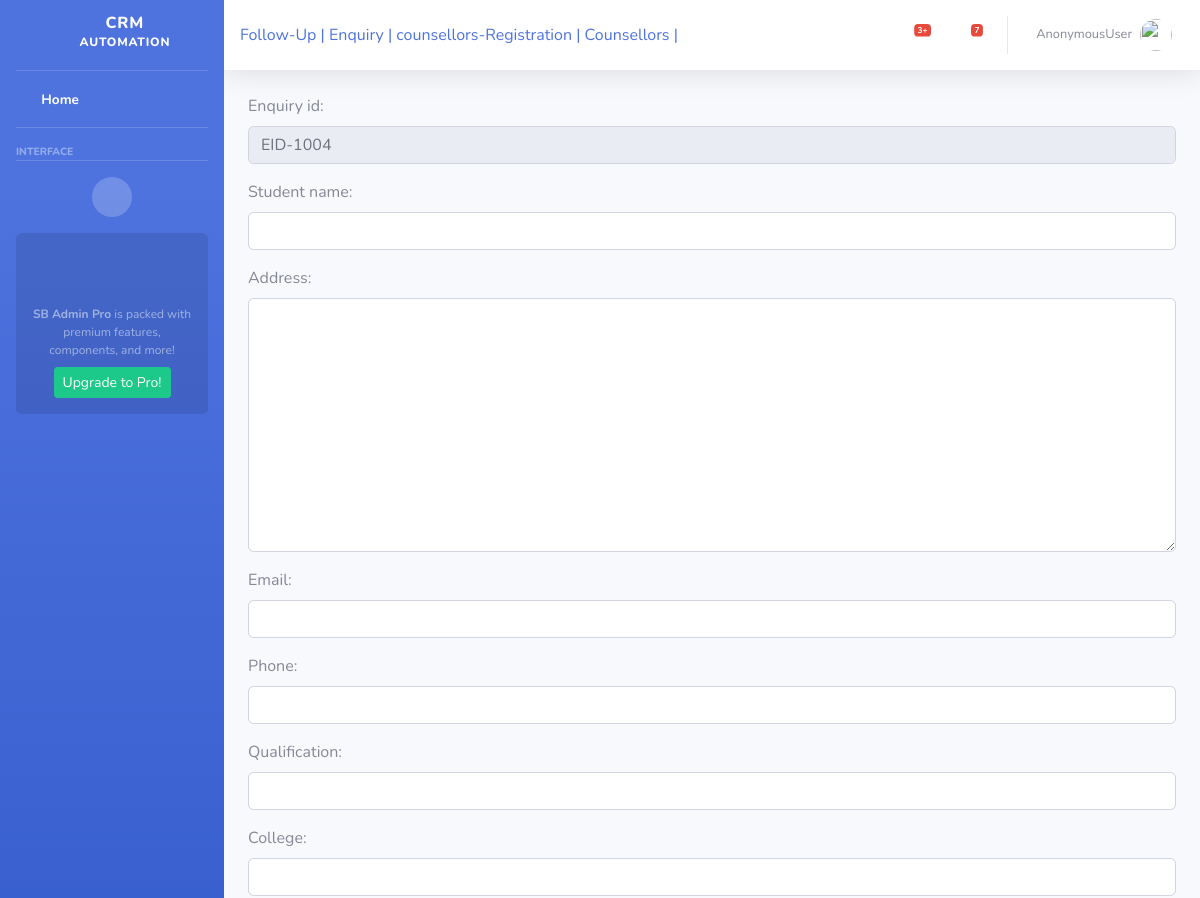
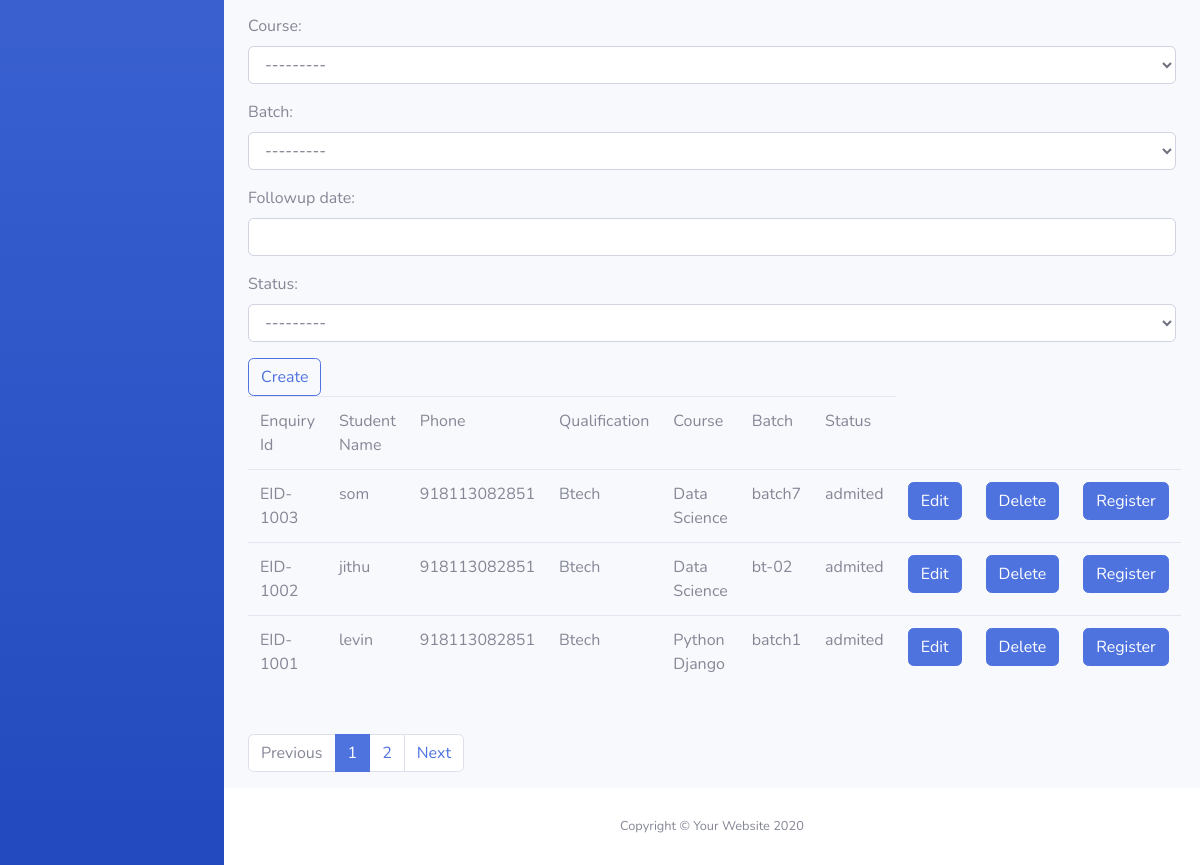
The app's page /crm/enquiry, older data (2 pictures, top to bottom).
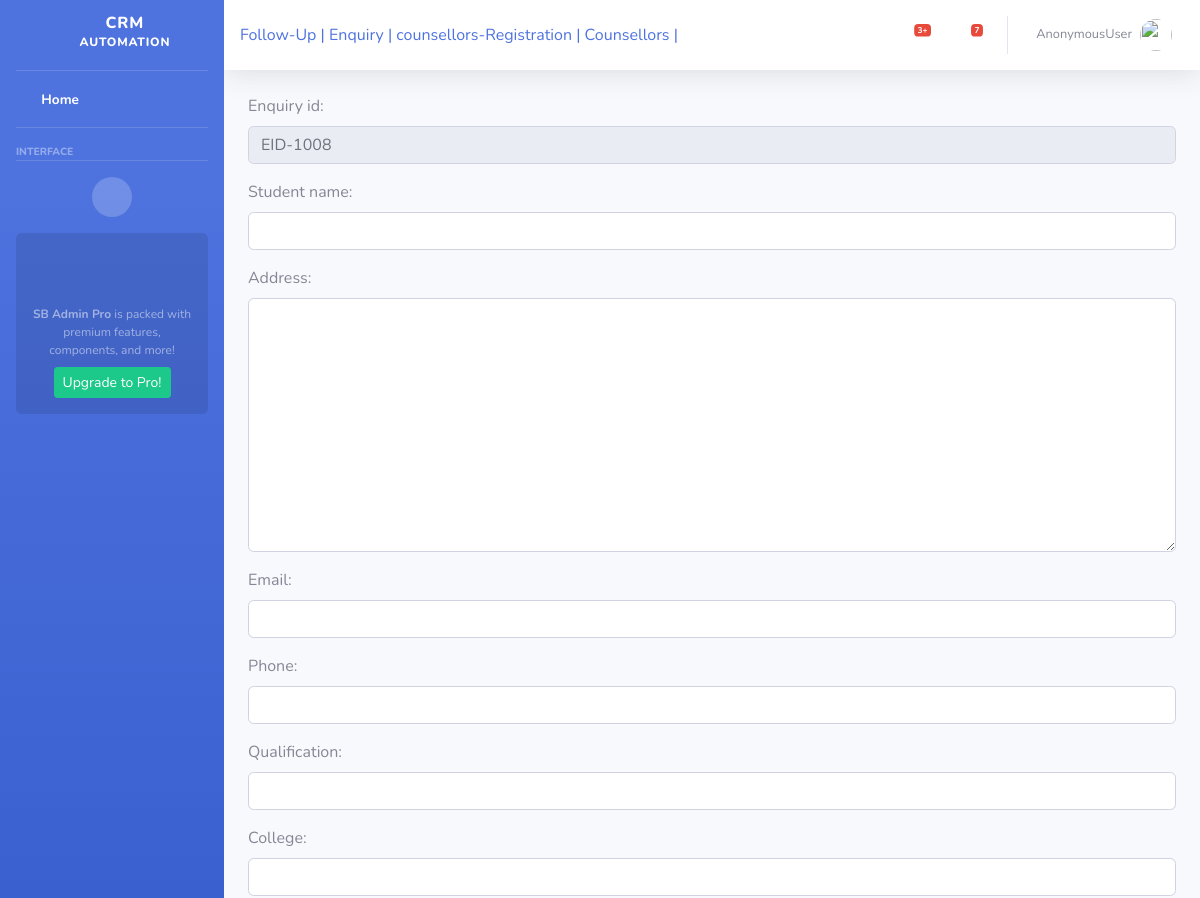
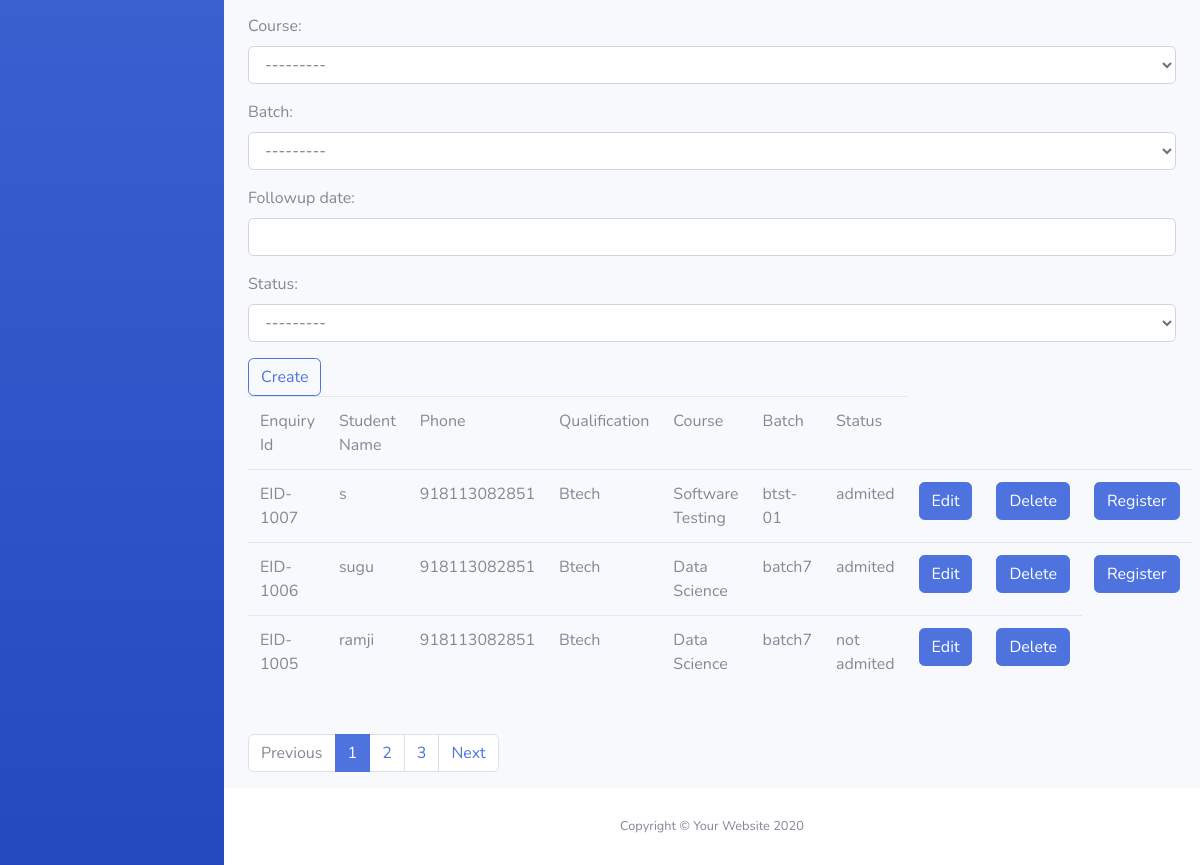
The same page, newer data (2 pictures, top to bottom).
### crmapp/models.py (models this page shows, shortened)
class Enquiry(models.Model):
    enquiry_id = models.CharField(max_length=20, unique=True)
    student_name = models.CharField(max_length=20)
    address = models.TextField()
    email = models.EmailField(max_length=50)
    phone = models.IntegerField(max_length=20)
    qualification = models.CharField(max_length=50)
    college = models.CharField(max_length=100)
    course = models.ForeignKey(Course, on_delete=models.CASCADE)
    batch = models.ForeignKey(Batch, on_delete=models.CASCADE)
    followup_date = models.DateField()
    choices = (('admited', 'admited'), ('not admited','not admited'))
    status = models.CharField(max_length=20, choices=choices)

class Course(models.Model):
    course_name = models.CharField(max_length=20, unique=True)
    course_duration = models.CharField(max_length=20)
    def __str__(self):
        return self.course_name

class Batch(models.Model):
    batch_code = models.CharField(max_length=20, unique=True)
    course_name = models.ForeignKey(Course, on_delete=models.CASCADE)
    start_date = models.DateField()
    fees = models.IntegerField()
    choices = (('yet to begin', 'yet to begin'), ('in progress', 'in progress'), ('completed', 'completed'))
    status = models.CharField(max_length=20, choices=choices)
    def __str__(self):
        return self.batch_code

### crmapp/views.py (the view, shortened to what this page needs)
# urls.py: path('enquiry', Enquiry_Creation.as_view(), name='enquiry'),
class Enquiry_Creation(TemplateView):
    model = Enquiry
    form_class = EnquiryCreateForm
    template_name = 'crmapp/cs_student_enquiry.html'
    def get(self, request, *args, **kwargs):
        enquiry = self.model.objects.last()
        if enquiry:
            last_eid = enquiry.enquiry_id
            lst = int(last_eid.split('-')[1]) + 1
            eid = 'EID-' + str(lst)
        else:
            eid = 'EID-1000'
        form = self.form_class(initial={'enquiry_id': eid})
        students = Enquiry.objects.all()[::-1]
        paginator = Paginator(students, 3)
        page_number = request.GET.get('page')
        page_obj = paginator.get_page(page_number)
        self.context = {
            "form":form,
            "page_obj": page_obj
        }
        return render(request, self.template_name, self.context)

### crmapp/templates/crmapp/cs_student_enquiry.html (shortened to what this page needs)
{% extends 'crmapp/cs_base.html' %}
{% block body_block %}
<form method="post"id="EnquiryForm" data-course-url="{% url 'ajax_load_course' %}">
    {{ form.as_p }}
    <input type="submit" class="btn btn-outline-primary" value="Create">
</form>
<table class="table">
    <tr>
        <td>Enquiry Id</td>
        <td>Student Name</td>
        <td>Phone</td>
         <td>Qualification</td>
        <td>Course</td>
        <td>Batch</td>
        <td>Status</td>
    </tr>
    {% for s in page_obj %}
    <tr>
        <td>{{ s.enquiry_id }}</td>
        <td>{{ s.student_name }}</td>
          <td>{{ s.phone }}</td>
         <td>{{ s.qualification }}</td>
          <td>{{ s.course }}</td>
        <td>{{ s.batch }}</td>
        <td>{{ s.status }}</td>
         <td><a href="{% url 'enquiry_edit' s.id %}" class="btn btn-primary btn-block">Edit</a> </td>
        <td><a href="{% url 'enquiry_delete' s.id %}" class="btn btn-primary btn-block">Delete</a> </td>
            {% if s.status == "admited" %}
         <td><a href="{% url 'admission' s.id %}" class="btn btn-primary btn-block">Register</a> </td>
        {% endif %}
    </tr>
    {% endfor %}
</table>
 <nav aria-label="..." style="margin-top: 5%;">
  <ul class="pagination">
      {% if page_obj.has_previous %}
       <li class="page-item">
        <a class="page-link" href="?page={{ page_obj.previous_page_number }}">Previous</a>
       </li>
      {% else %}
      <li class="page-item disabled">
      <a class="page-link" href="#" tabindex="-1" aria-disabled="true">Previous</a>
      </li>
      {% endif %}
      {% for i in page_obj.paginator.page_range %}
      {% if i == page_obj.number %}
      <li class="page-item active"><a class="page-link">{{i}}</a></li>
      {% else %}
      <li class="page-item"><a class="page-link" href="?page={{ i }}">{{i}}</a></li>
      {% endif %}
      {% endfor %}
      {% if page_obj.has_next %}
      <li class="page-item">
      <a class="page-link" href="?page={{ page_obj.next_page_number }}">Next</a>
      </li>
      {% else %}
      <li class="page-item disabled">
      <a class="page-link" href="#" tabindex="-1" aria-disabled="true">Next</a>
      </li>
      {% endif %}
  </ul>
</nav>
{% endblock %}

Row changes from the older to the newer data that the page shows:
no longer on this page (row unchanged): Enquiry: enquiry_id "EID-1003", student_name "som", phone "918113082851", qualification "Btech", course "Data Science", batch "batch7", status "admited", shows "Register"
no longer on this page (row unchanged): Enquiry: enquiry_id "EID-1002", student_name "jithu", phone "918113082851", qualification "Btech", course "Data Science", batch "bt-02", status "admited", shows "Register"
no longer on this page (row unchanged): Enquiry: enquiry_id "EID-1001", student_name "levin", phone "918113082851", qualification "Btech", course "Python Django", batch "batch1", status "admited", shows "Register"
added Enquiry: enquiry_id "EID-1007", student_name "s", phone "918113082851", qualification "Btech", course "Software Testing", batch "btst-01", status "admited", shows "Register"
added Enquiry: enquiry_id "EID-1006", student_name "sugu", phone "918113082851", qualification "Btech", course "Data Science", batch "batch7", status "admited", shows "Register"
added Enquiry: enquiry_id "EID-1005", student_name "ramji", phone "918113082851", qualification "Btech", course "Data Science", batch "batch7", status "not admited"
Text that changed along with them:
form field enquiry_id: "EID-1004" → "EID-1008"
new list line: "3"
